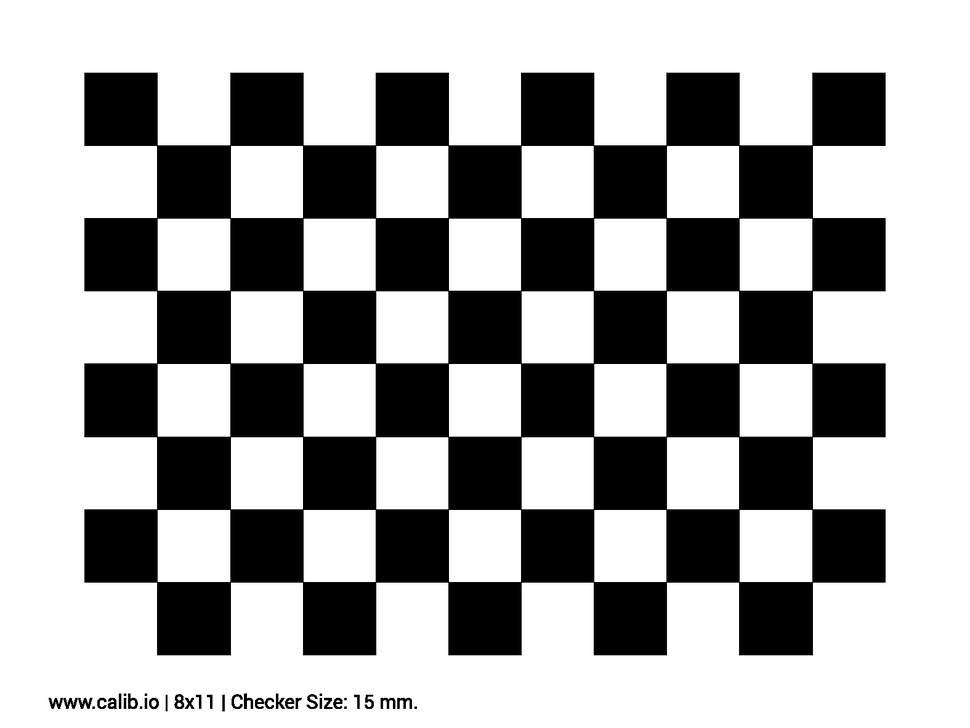
#> input picture tools/calib.io_checker_200x150_8x11_15.png, 970 x 728 px, shrunk from 1575 x 1182 before the run, found by its file name
$ python '镜头内参矫正.py'
#> lines starting #> are read from the running program, lines starting #| are printed output that depends on the picture; after the words box and inside, x2 and y2 are one past the last pixel; in counts of white or black regions, pixels touching at a corner belong together; long printed decimals are rounded
import cv2
import matplotlib.pyplot as plt
from numpy import zeros, float32, mgrid
import numpy as np
import os

# [4 lines of commented-out code are left out]

cbfile1 = '/home/ubunto/Project/konglx/pcd/2dgs/2d-gaussian-splatting-main/tools/calib.io_checker_200x150_8x11_15.png'

CORNER_NUM     = (10,7) # 11*8是10，7

def calcam(cbfile, gridsize=5):
#> called with gridsize = 6
    img = cv2.imread(cbfile)
#> img is the input picture: shape (728, 970, 3); min 0, max 255, mean 168.7
    gray = cv2.cvtColor(img, cv2.COLOR_BGR2GRAY)

    ret, corners = cv2.findChessboardCorners(gray, CORNER_NUM, None)
#> ret = True; corners = 70 rows, first 8: [156.8, 145.2], [230.2, 145.2], [302.7, 145.2], [375.5, 145.2], [448.1, 145.3], [520.8, 145.2], [593.5, 145.2], [666.3, 145.2]

    if ret:
        cv2.drawChessboardCorners(img, CORNER_NUM, corners, ret)
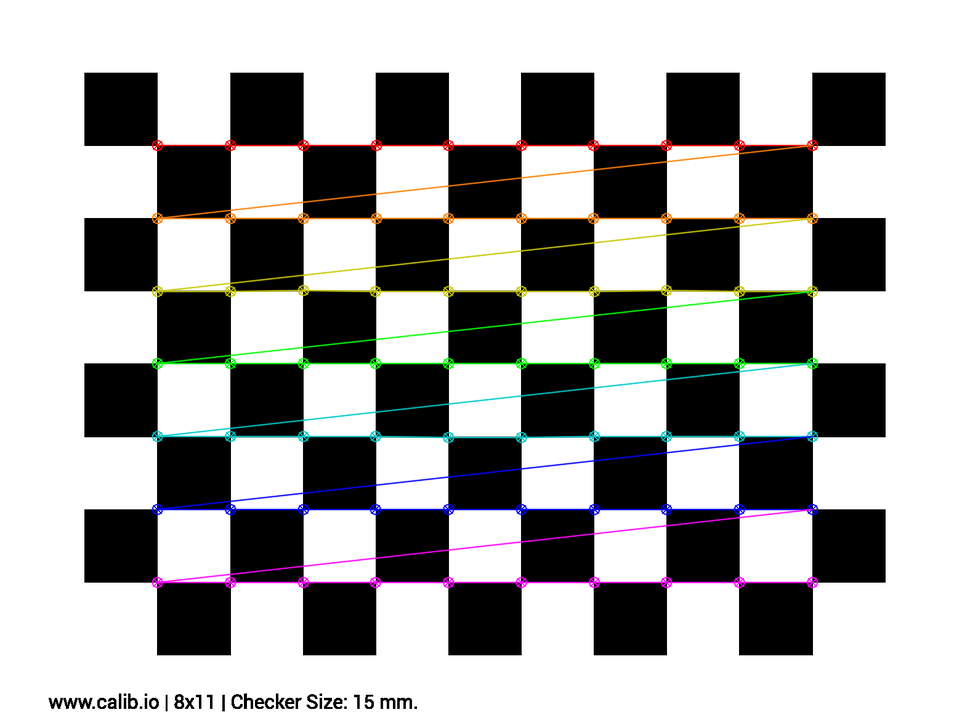
#> img: shape (728, 970, 3); 4.41% of pixels changed, all inside (x1, y1, x2, y2) = (151, 139, 819, 589)


    obj_p = zeros((CORNER_NUM[0] * CORNER_NUM[1], 3), float32)
    obj_p[:,:2] = (mgrid[0:CORNER_NUM[0], 0:CORNER_NUM[1]].T.reshape(-1,2))*gridsize
    obj_points = []
    obj_points.append(obj_p.astype(np.float32))
    img_points = []
    img_points.append(corners.astype(np.float32))

    ret,mtx,dist,rvecs,tvecs = cv2.calibrateCamera(obj_points, img_points, CORNER_NUM, None, None)
#> ret = 0.26; mtx = [[118196.9, 0, 10.46], [0, 118183.1, 22.81], [0, 0, 1]]; dist = [[142.5, -0.0374, -0.414, -0.548, 2.2e-06]]; rvecs = ([-0.0872, -0.0718, 0.00027],); tvecs = ([12.01, 10, 9657.4],)

    # plt.clf()
    plt.figure(figsize=(12,12))
    plt.axis("off")
    plt.imshow(img)
    plt.show()
    return ret,mtx,dist,rvecs,tvecs

ret,mtx,dist,rvecs,tvecs = calcam(cbfile1,6)
#> ret = 0.26; dist = [[142.5, -0.0374, -0.414, -0.548, 2.2e-06]]; rvecs = ([-0.0872, -0.0718, 0.00027],); tvecs = ([12.01, 10, 9657.4],)
# print(ret,mtx,dist,rvecs,tvecs)
print('ret:', ret)
#| ret: 0.2604
print('mtx:\n', mtx)
#| mtx:
#|  [[1.18196908e+05 0.00000000e+00 1.04601613e+01]
#|  [0.00000000e+00 1.18183136e+05 2.28079881e+01]
#|  [0.00000000e+00 0.00000000e+00 1.00000000e+00]]
print('dist:\n', dist, np.array(dist).shape)
#| dist:
#|  [[ 1.42545110e+02 -3.73636632e-02 -4.14109573e-01 -5.48324565e-01
#|    2.20316677e-06]] (1, 5)
print('rvecs:\n', rvecs)
#| rvecs:
#|  (array([[-0.08721],
#|        [-0.07177],
#|        [ 0.0002702]]),)
print('tvecs:\n', tvecs)
#| tvecs:
#|  (array([[  12.011],
#|        [  10.005],
#|        [9657.427]]),)
